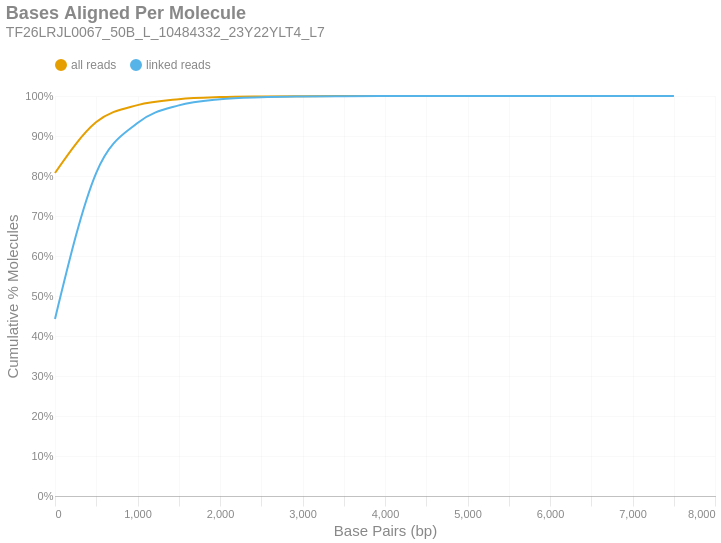

The notebook cell this image was saved under:
### Markdown cell above
### Bases Aligned Per Molecule
This is a cumulative frequency distribution showing the number of base pairs aligned per unique molecule. These data are shown in 500 bp bins. There are two distributions: one with `all reads` (yellow) and another with only `linked reads` (blue). The percent of molecules in the `linked reads` distribution is relative to the total number of linked molecules.

### Code cell
if SKIPLR:
    print_html(f"Skipped")
else:
    binned_df = consolidated_hist(valids['aligned_bp'], mask, 500, True)
    with SafeRender(binned_df):
        (
            density_plot(binned_df, 'Bases Aligned Per Molecule', samplename, 'basesper')
            .encode(
                x=alt.X('bin:Q', title="Base Pairs (bp)").axis(tickMinStep=500).scale(padding=0),
                y=alt.Y('value:Q', title='Cumulative % Molecules')
                    .axis(format='%')
                    .scale(domain = [0,1])
                    .stack(False),
                color=alt.Color("key:N").scale(domain = ["all reads", "linked reads"]),
                tooltip = [
                    alt.Tooltip("key:N", title = "Data Type"),
                    alt.Tooltip("range_label:N", title="Bases Aligned Per Molecule"),
                    alt.Tooltip("value:Q", format = ".2%", title="% Molecules (Cum.)")
                ]
            )
        ).display()

### Figure 1 — Vega-Lite specification as saved in the notebook (floating-point values rounded to 4 significant figures)
{"width": "container", "height": 400, "config": {"title": {"anchor": "start", "dy": -15, "fontSize": 18, "color": "#888888", "subtitleColor": "#888888", "subtitleFontSize": 14}, "arc": {"fill": "#0072B2"}, "axis": {"domainColor": "#888888", "domainWidth": 0.5, "gridWidth": 0.2, "grid": false, "titleFontWeight": 400, "titleFontSize": 15, "labelFontSize": 11, "labelColor": "#888888", "tickColor": "#888888", "tickWidth": 0.2, "titleColor": "#888888"}, "axisBand": {"grid": false}, "axisX": {"grid": true, "tickSize": 10, "domainCap": "round"}, "axisY": {"domain": false, "grid": true, "tickSize": 0, "domainCap": "round"}, "background": "transparent", "header": {"labelFontSize": 15, "labelColor": "#888888", "titleFontSize": 15, "titleFontWeight": 600, "titleColor": "#888888"}, "legend": {"labelFont": "sans-serif", "labelFontSize": 12, "labelColor": "#888888", "symbolSize": 100, "symbolType": "circle", "titleFontSize": 12, "titlePadding": 10, "titleColor": "#888888", "title": null, "orient": "top"}, "range": {"category": ["#E69F00", "#56B4E9", "#009E73", "#F0E442", "#0072B2", "#D55E00", "#CC79A7", "#000000"], "diverging": ["#cfe8f3", "#a2d4ec", "#73bfe2", "#46abdb", "#1696d2", "#12719e"]}, "area": {"fill": "#0072B2", "fillOpacity": 0.7, "line": true, "strokeOpacity": 0.7}, "line": {"color": "#0072B2", "stroke": "#0072B2", "strokeWidth": 2}, "trail": {"color": "#0072B2", "stroke": "#0072B2", "strokeWidth": 0, "size": 1}, "point": {"filled": true, "fillOpacity": 1.0, "size": 95}, "text": {"color": "#888888", "fontSize": 11, "align": "right", "fontWeight": 400, "size": 11}, "bar": {"fill": "#0072B2", "stroke": null}, "view": {"stroke": null, "continuousWidth": 660, "continuousHeight": 400}}, "data": {"name": "data-58646f630123788ab94dc29907b3738c"}, "mark": {"type": "line", "interpolate": "monotone", "point": {"opacity": 0, "size": 275}}, "encoding": {"color": {"field": "key", "scale": {"domain": ["all reads", "linked reads"]}, "type": "nominal"}, "tooltip": [{"field": "key", "title": "Data Type", "type": "nominal"}, {"field": "range_label", "title": "Bases Aligned Per Molecule", "type": "nominal"}, {"field": "value", "format": ".2%", "title": "% Molecules (Cum.)", "type": "quantitative"}], "x": {"axis": {"tickMinStep": 500}, "field": "bin", "scale": {"padding": 0}, "title": "Base Pairs (bp)", "type": "quantitative"}, "y": {"axis": {"format": "%"}, "field": "value", "scale": {"domain": [0, 1]}, "stack": false, "title": "Cumulative % Molecules", "type": "quantitative"}}, "params": [{"name": "param_c36ac31b6afebe62", "select": {"type": "point", "fields": ["key"]}, "bind": "legend"}], "title": {"text": "Bases Aligned Per Molecule", "subtitle": "TF26LRJL0067_50B_L_10484332_23Y22YLT4_L7"}, "transform": [{"fold": ["all reads (cumsum)", "linked reads (cumsum)"]}, {"calculate": "replace(datum.key, ' (cumsum)', '')", "as": "key"}, {"filter": {"param": "param_c36ac31b6afebe62"}}], "usermeta": {"embedOptions": {"downloadFileName": "TF26LRJL0067_50B_L_10484332_23Y22YLT4_L7.basesper"}}, "$schema": "https://vega.github.io/schema/vega-lite/v6.4.1.json", "datasets": {"data-58646f630123788ab94dc29907b3738c": [{"bin": "0.0", "interval": "0.0-500.0", "all reads": 0.8075, "linked reads": 0.4427, "all reads (cumsum)": 0.8075, "linked reads (cumsum)": 0.4427, "range_label": "0-499"}, {"bin": "500.0", "interval": "500.0-1000.0", "all reads": 0.1272, "linked reads": 0.3653, "all reads (cumsum)": 0.9348, "linked reads (cumsum)": 0.8079, "range_label": "500-999"}, {"bin": "1000.0", "interval": "1000.0-1500.0", "all reads": 0.04238, "linked reads": 0.1246, "all reads (cumsum)": 0.9772, "linked reads (cumsum)": 0.9325, "range_label": "1000-1499"}, {"bin": "1500.0", "interval": "1500.0-2000.0", "all reads": 0.01494, "linked reads": 0.04413, "all reads (cumsum)": 0.9921, "linked reads (cumsum)": 0.9766, "range_label": "1500-1999"}, {"bin": "2000.0", "interval": "2000.0-2500.0", "all reads": 0.005215, "linked reads": 0.01541, "all reads (cumsum)": 0.9973, "linked reads (cumsum)": 0.9921, "range_label": "2000-2499"}, {"bin": "2500.0", "interval": "2500.0-3000.0", "all reads": 0.0017, "linked reads": 0.005024, "all reads (cumsum)": 0.999, "linked reads (cumsum)": 0.9971, "range_label": "2500-2999"}, {"bin": "3000.0", "interval": "3000.0-3500.0", "all reads": 0.0006163, "linked reads": 0.001822, "all reads (cumsum)": 0.9996, "linked reads (cumsum)": 0.9989, "range_label": "3000-3499"}, {"bin": "3500.0", "interval": "3500.0-4000.0", "all reads": 0.0002256, "linked reads": 0.0006668, "all reads (cumsum)": 0.9999, "linked reads (cumsum)": 0.9996, "range_label": "3500-3999"}, {"bin": "4000.0", "interval": "4000.0-4500.0", "all reads": 8.926e-05, "linked reads": 0.0002638, "all reads (cumsum)": 0.9999, "linked reads (cumsum)": 0.9998, "range_label": "4000-4499"}, {"bin": "4500.0", "interval": "4500.0-5000.0", "all reads": 3.607e-05, "linked reads": 0.0001066, "all reads (cumsum)": 1.0, "linked reads (cumsum)": 0.9999, "range_label": "4500-4999"}, {"bin": "5000.0", "interval": "5000.0-5500.0", "all reads": 1.223e-05, "linked reads": 3.614e-05, "all reads (cumsum)": 1.0, "linked reads (cumsum)": 1.0, "range_label": "5000-5499"}, {"bin": "5500.0", "interval": "5500.0-6000.0", "all reads": 7.337e-06, "linked reads": 2.169e-05, "all reads (cumsum)": 1.0, "linked reads (cumsum)": 1.0, "range_label": "5500-5999"}, {"bin": "6000.0", "interval": "6000.0-6500.0", "all reads": 1.223e-06, "linked reads": 3.614e-06, "all reads (cumsum)": 1.0, "linked reads (cumsum)": 1.0, "range_label": "6000-6499"}, {"bin": "6500.0", "interval": "6500.0-7000.0", "all reads": 1.223e-06, "linked reads": 3.614e-06, "all reads (cumsum)": 1.0, "linked reads (cumsum)": 1.0, "range_label": "6500-6999"}, {"bin": "7000.0", "interval": "7000.0-7500.0", "all reads": 0.0, "linked reads": 0.0, "all reads (cumsum)": 1.0, "linked reads (cumsum)": 1.0, "range_label": "7000-7499"}, {"bin": "7500.0", "interval": "7500.0-8000.0", "all reads": 6.114e-07, "linked reads": 1.807e-06, "all reads (cumsum)": 1.0, "linked reads (cumsum)": 1.0, "range_label": "7500-7999"}]}}
